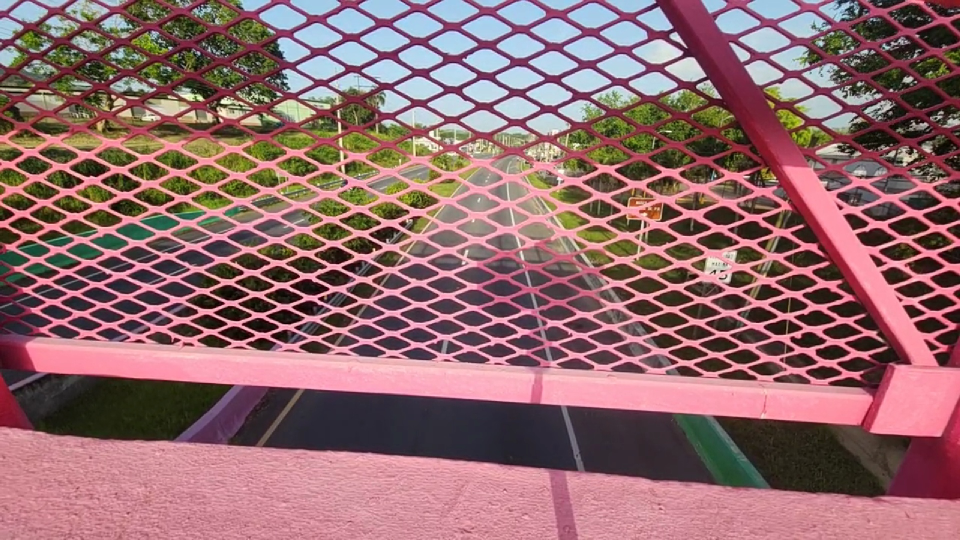
#> input picture images/ref_frame.jpg, 1920 x 1080 px (shown at 1/2 size)
$ python -i vision_quality.py   (imports and definitions only)   (older library calls are emulated)
#> lines starting #> are read from the running program, lines starting #| are printed output that depends on the picture
#> further down, picture is the input picture: shape (1080, 1920, 3); mean B, G, R 108.7, 105.8, 145.7
"""Low-cost frame quality telemetry for pilot deployments.

This module does not alter detector output. It tags each frame with observable
conditions so day, IR-night, glare, and unusable low-light performance can be
reported separately instead of silently mixing unlike operating conditions.
"""

from __future__ import annotations

from dataclasses import dataclass

import cv2
import numpy as np


@dataclass(frozen=True, slots=True)
class VisionQualityConfig:
    analysis_width: int = 320
    low_light_median: float = 35.0
    usable_ir_median: float = 52.0
    daylight_median: float = 82.0
    dark_pixel_threshold: int = 28
    dark_fraction_degraded: float = 0.70
    highlight_threshold: int = 245
    glare_fraction_threshold: float = 0.055
    low_chroma_saturation: float = 10.0
    low_chroma_channel_delta: float = 4.0
    blur_laplacian_threshold: float = 22.0


@dataclass(frozen=True, slots=True)
class VisionQualitySample:
    state: str
    median_brightness: float
    dark_fraction: float
    clipped_highlight_fraction: float
    median_saturation: float
    channel_delta: float
    blur_score: float

    @property
    def is_monochrome(self) -> bool:
        return self.median_saturation < 10.0 and self.channel_delta < 4.0


class VisionQualityMonitor:
    """Classify visible frame conditions using explainable image statistics."""

    STATES = {"DAY", "NIGHT_IR", "LOW_LIGHT", "GLARE", "DEGRADED"}

    def __init__(self, config: VisionQualityConfig | None = None) -> None:
        self.config = config or VisionQualityConfig()
        self.last_sample: VisionQualitySample | None = None

    def update(self, frame: np.ndarray) -> VisionQualitySample:
        if frame is None or frame.size == 0:
            raise ValueError("frame must be a non-empty image")
        if frame.ndim != 3 or frame.shape[2] < 3:
            raise ValueError("frame must be a BGR image")

        h, w = frame.shape[:2]
#> h = 1080; w = 1920
        target_w = min(self.config.analysis_width, w)
#> target_w = 320
        target_h = max(1, int(round(h * target_w / max(w, 1))))
#> target_h = 180
        small = cv2.resize(frame, (target_w, target_h), interpolation=cv2.INTER_AREA)
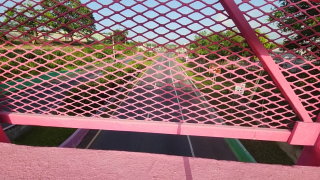
#> small: shape (180, 320, 3); mean B, G, R 108.7, 105.8, 145.7

        gray = cv2.cvtColor(small, cv2.COLOR_BGR2GRAY)
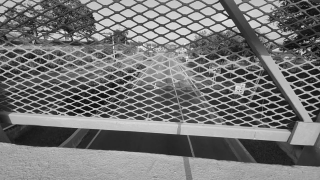
#> gray: shape (180, 320); min 7, max 236, mean 118.1
        hsv = cv2.cvtColor(small, cv2.COLOR_BGR2HSV)
#> hsv: shape (180, 320, 3); mean H, S, V 115.9, 98.2, 150.3
        median_brightness = float(np.median(gray))
#> median_brightness = 118
        dark_fraction = float(np.mean(gray <= self.config.dark_pixel_threshold))
#> dark_fraction = 0.024
        clipped = float(np.mean(gray >= self.config.highlight_threshold))
#> clipped = 0
        median_saturation = float(np.median(hsv[..., 1]))
#> median_saturation = 90

        channels = small.astype(np.float32)
        channel_delta = float(
            np.mean(np.max(channels, axis=2) - np.min(channels, axis=2))
        )
#> channel_delta = 53.83
        blur_score = float(cv2.Laplacian(gray, cv2.CV_64F).var())
#> blur_score = 7659.8

        low_chroma = (
            median_saturation <= self.config.low_chroma_saturation
            and channel_delta <= self.config.low_chroma_channel_delta
        )
#> low_chroma = False
        if median_brightness < self.config.low_light_median or dark_fraction >= self.config.dark_fraction_degraded:
            state = "LOW_LIGHT"
        elif clipped >= self.config.glare_fraction_threshold:
            state = "GLARE"
        elif low_chroma and median_brightness >= self.config.usable_ir_median:
            state = "NIGHT_IR"
        elif blur_score < self.config.blur_laplacian_threshold:
            state = "DEGRADED"
        elif median_brightness >= self.config.daylight_median:
            state = "DAY"
        else:
            # Dim but still usable colour footage is retained as degraded so it
            # can be reported independently from both daylight and true IR.
            state = "DEGRADED"

        sample = VisionQualitySample(
            state=state,
            median_brightness=median_brightness,
            dark_fraction=dark_fraction,
            clipped_highlight_fraction=clipped,
            median_saturation=median_saturation,
            channel_delta=channel_delta,
            blur_score=blur_score,
        )
        self.last_sample = sample
        return sample


__all__ = [
    "VisionQualityConfig",
    "VisionQualityMonitor",
    "VisionQualitySample",
]

>>> import cv2
>>> picture = cv2.imread('../images/ref_frame.jpg')
>>> result = VisionQualityMonitor().update(picture)
